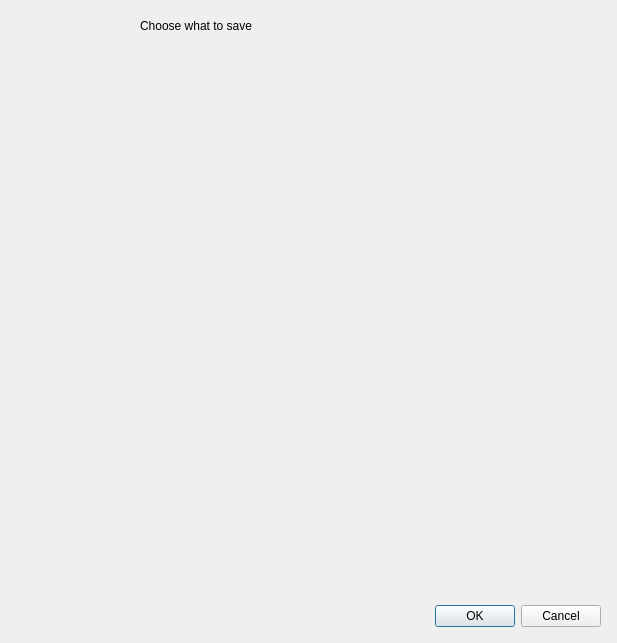
<?xml version="1.0" encoding="UTF-8"?>
<ui version="4.0">
 <class>AlternativesWindow</class>
 <widget class="QDialog" name="AlternativesWindow">
  <property name="geometry">
   <rect>
    <x>0</x>
    <y>0</y>
    <width>617</width>
    <height>643</height>
   </rect>
  </property>
  <property name="windowTitle">
   <string>Dialog</string>
  </property>
  <widget class="QDialogButtonBox" name="buttonBox">
   <property name="geometry">
    <rect>
     <x>260</x>
     <y>600</y>
     <width>341</width>
     <height>32</height>
    </rect>
   </property>
   <property name="orientation">
    <enum>Qt::Horizontal</enum>
   </property>
   <property name="standardButtons">
    <set>QDialogButtonBox::Cancel|QDialogButtonBox::Ok</set>
   </property>
  </widget>
  <widget class="QLabel" name="label">
   <property name="geometry">
    <rect>
     <x>210</x>
     <y>270</y>
     <width>231</width>
     <height>51</height>
    </rect>
   </property>
   <property name="text">
    <string/>
   </property>
  </widget>
  <widget class="QLabel" name="label_2">
   <property name="geometry">
    <rect>
     <x>140</x>
     <y>10</y>
     <width>281</width>
     <height>31</height>
    </rect>
   </property>
   <property name="styleSheet">
    <string notr="true">font: 18pt &quot;.SF NS Text&quot;;</string>
   </property>
   <property name="text">
    <string>Choose what to save </string>
   </property>
  </widget>
  <widget class="QWidget" name="widget" native="true">
   <property name="geometry">
    <rect>
     <x>40</x>
     <y>60</y>
     <width>531</width>
     <height>531</height>
    </rect>
   </property>
  </widget>
 </widget>
 <resources/>
 <connections/>
</ui>
